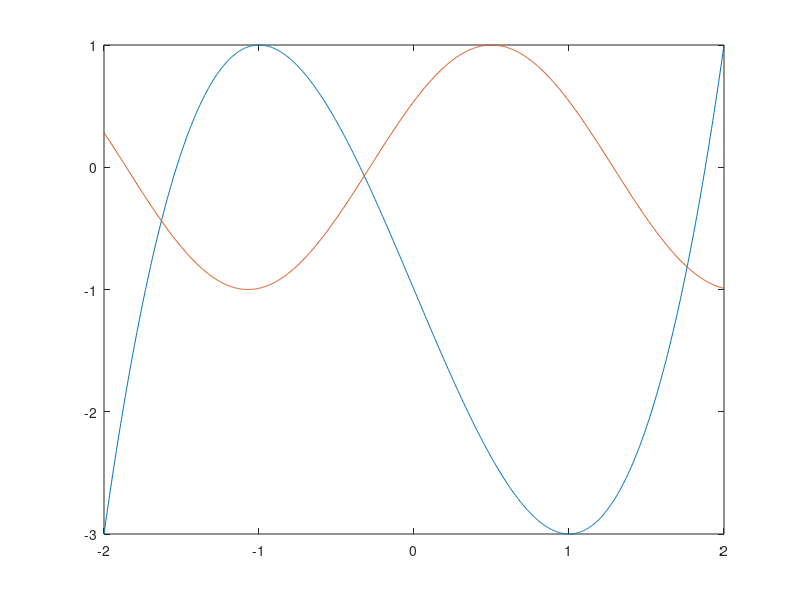

Source code (MATLAB):
clc;
clear;
format default
set(0, 'DefaultFigureWindowStyle', 'docked');

%-------------------Fixed point iteration-------------------------
% x = linspace(-2, 7, 1000);
% y = exp(x) - 8*x.^2 + 1;
% plot(x,y);

% f = @(x) exp(x)-8*(x.^2)+1;
% tol = 0.0001;
% xn = 3;
% g = @(x) log(8*((x)^2)-1);
% for i = 1:1000
%     g = log(8*((x0)^2)-1); 
%     g = -1*sqrt((exp(x0)+1)/8);
%     xn_plus_one = g(xn);
%     if abs((xn_plus_one - (xn))) < tol
%         disp(xn_plus_one);
%         break;
%     end
%     xn = xn_plus_one;
% end
%----------------Systems of Equations (Newtons's method)-------------------
x = linspace(-2, 2, 1000);
y1 = x.^3 - 3*x - 1;
y2 = sin(2*x + (pi/2)-1);
plot(x, y1, x, y2);
J = @(x) [3*x(1)^2 - 3, -1; 2*cos(2*x(1)+(pi/2)), -1];
f = @(x) [x(1)^(3) - 3*x(1) - 1 - x(2); sin(2*x(1) + (pi/2))-1-x(2)];
x_0 = [2; 1];
% x_0 = [-0.2703; 0.0303];
%x_0 = [-1.7157; -0.2773];
tol = 0.0001;
for i = 1:1000
    change_in_x = J(x_0)\(-1*f(x_0));
    x_k_plus_one = change_in_x + x_0;
    disp(x_k_plus_one);
    if (norm(x_k_plus_one - x_0)/norm(x_0)) < tol
       break;
    end
    x_0 = x_k_plus_one;
end
%-----------------------Linear Approximation-------------------------------
% x = [10; 30; 40; 50];
% y = [703; 658; 547; 684];
% x0 = 20;
% hold on;
% scatter(x,y);
% xline(20);
% hold off;
% f_linear = @(x)(703 + (-9/4)*((x-10)));
% f_linear(20)
% f_cubic = @(x)(703 + (-9/4)*((x-10)) + (-7/24)*((x-10)*(x-30)) + (919/24000)*((x-10)*(x-30)*(x-40)));
% f_cubic(20)
%----------------------Differential Equations------------------------------
% [T,y] = euler(@myfunc, [0, 10], 105, 10/0.5);
% format long;
% ans_euler = y(length(y));
% [T2,y2] = ode23(@myfunc, [0, 10], 105, 10/0.5);
% ans_ode23 = y2(length(y2));
% %plot(T, y, '-r', T2, y2, '-b');
% length(T2);
% a = ode23(@myfunc, [0, 10], 105, 10/0.5);
% a.stats;


